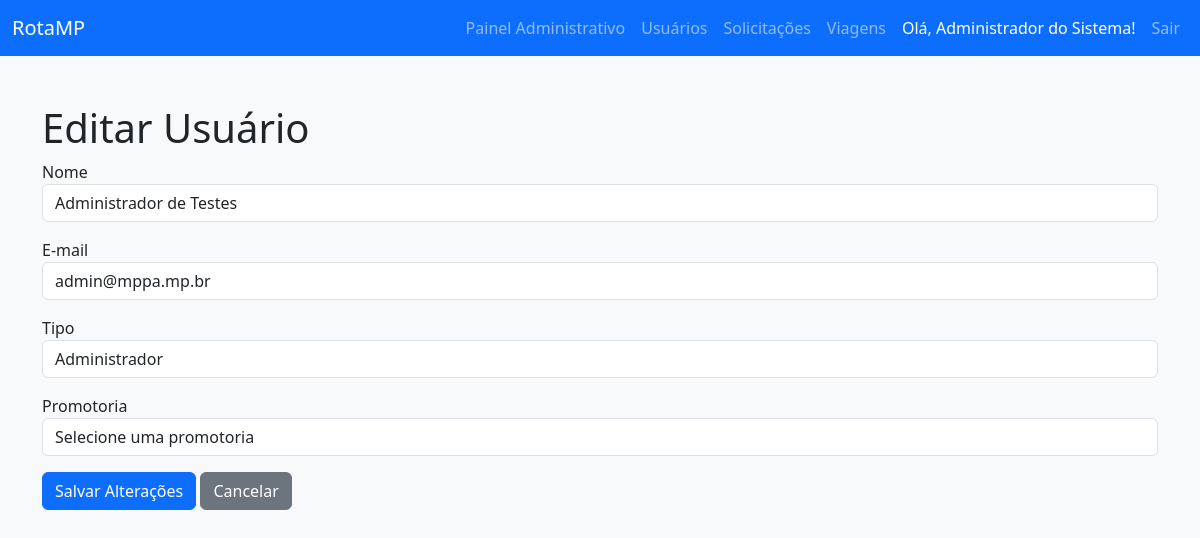
The page /public/usuarios/editar.php?id=15 (signed in) on the database its author committed.
### tables this page shows
CREATE TABLE `usuarios` (
  `id` int(11) NOT NULL,
  `nome` varchar(100) NOT NULL,
  `email` varchar(100) NOT NULL,
  `senha` varchar(255) NOT NULL,
  `tipo` enum('solicitante','motorista','fiscal','admin') NOT NULL,
  `created_at` timestamp NULL DEFAULT current_timestamp(),
  `promotoria_id` int(11) DEFAULT NULL
);

### public/usuarios/editar.php (the view, shortened to what this page needs)
<?php
require_once '../../includes/conexao.php';
$id = intval($_GET['id']);
$stmt = $pdo->prepare("SELECT * FROM usuarios WHERE id = :id");
$stmt->bindParam(':id', $id);
$stmt->execute();
$usuario = $stmt->fetch(PDO::FETCH_ASSOC);
?>
<!DOCTYPE html>
<html lang="pt-br">
<head>
    <link href="../../assets/css/bootstrap.min.css" rel="stylesheet">
</head>
<body class="bg-light" onload="exibirCamposVeiculo()">
<?php include '../menu.php'; ?>
<div class="container mt-5">
    <h1>Editar Usuário</h1>
    <form method="POST">
        <div class="form-group mb-3">
            <label>Nome</label>
            <input type="text" name="nome" class="form-control" value="<?php echo htmlspecialchars($usuario['nome']); ?>" required>
        </div>
        <div class="form-group mb-3">
            <label>E-mail</label>
            <input type="email" name="email" class="form-control" value="<?php echo htmlspecialchars($usuario['email']); ?>" required>
        </div>
        <div class="form-group mb-3">
            <label>Tipo</label>
            <select name="tipo" id="tipo" class="form-control" onchange="exibirCamposVeiculo()" required>
                <option value="admin" <?php if ($usuario['tipo'] == 'admin') echo 'selected'; ?>>Administrador</option>
            </select>
        </div>
        <div class="form-group mb-3">
            <label>Promotoria</label>
            <select name="promotoria_id" class="form-control">
                <option value="">Selecione uma promotoria</option>
            </select>
        </div>
        <button type="submit" class="btn btn-primary">Salvar Alterações</button>
        <a href="index.php" class="btn btn-secondary">Cancelar</a>
    </form>
</div>
</body>
</html>

### rows shown on the page
usuarios: nome "Administrador de Testes", email "admin@mppa.mp.br", tipo "Administrador"

### other values the page prints
$_SESSION['usuario_nome'] "Administrador do Sistema"
